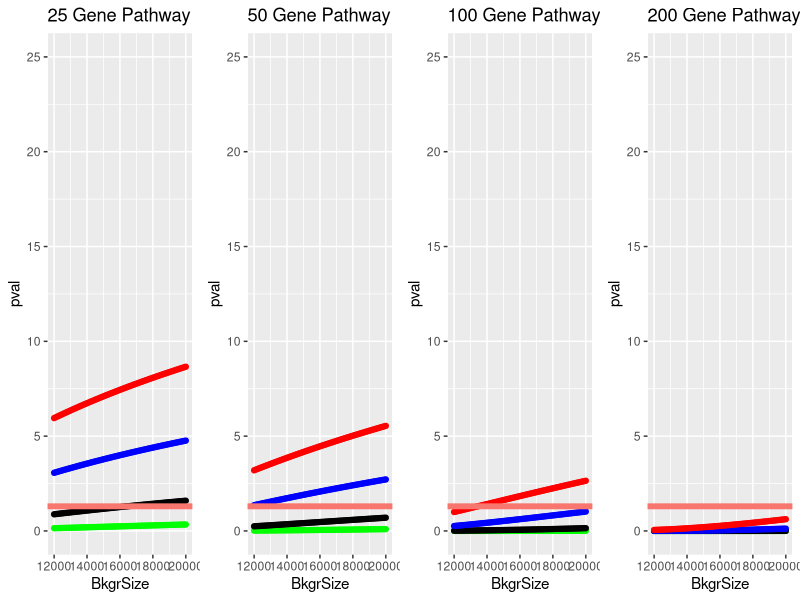
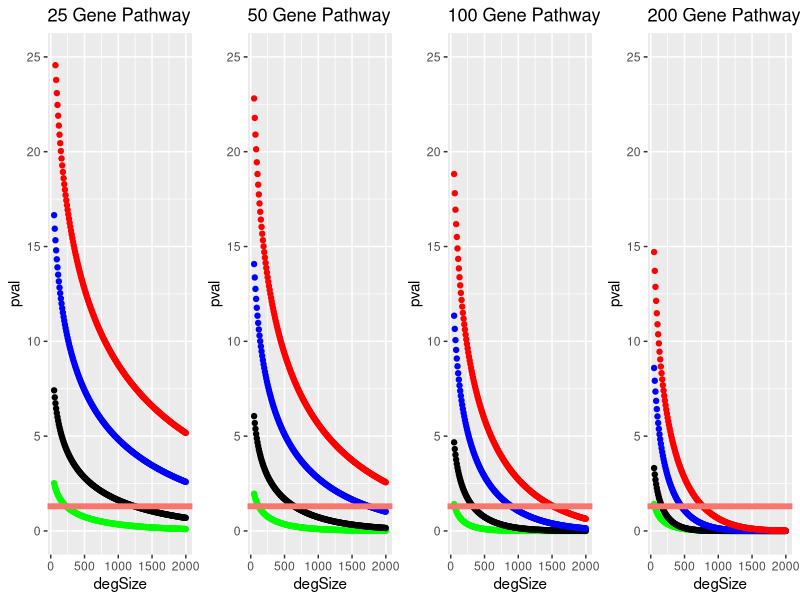

The R source for these figures, in order:
## ---- chunk 1
knitr::opts_chunk$set(echo = TRUE)
## ---- chunk 2
library(ggplot2)
library(tidyverse)
library(ggpubr)
## ---- chunk 3
make.df2 <- function(denomItem){
  a <- data.frame(c(2,degSize),c(pathSize,denomItem))
  x <- fisher.test(a, alternative="greater")
  return(-log(x$p.value,10))
}

make.df5 <- function(denomItem){
  a <- data.frame(c(5,degSize),c(pathSize,denomItem))
  x <- fisher.test(a, alternative="greater")
  return(-log(x$p.value,10))
}

make.df10 <- function(denomItem){
  a <- data.frame(c(10,degSize),c(pathSize,denomItem))
  x <- fisher.test(a, alternative="greater")
  return(-log(x$p.value,10))
}

make.df15 <- function(denomItem){
  a <- data.frame(c(15,degSize),c(pathSize,denomItem))
  x <- fisher.test(a, alternative="greater")
  return(-log(x$p.value,10))
}

make.df25 <- function(denomItem){
  a <- data.frame(c(25,degSize),c(pathSize,denomItem))
  x <- fisher.test(a, alternative="greater")
  return(-log(x$p.value,10))
}

make.df50 <- function(denomItem){
  a <- data.frame(c(50,degSize),c(pathSize,denomItem))
  x <- fisher.test(a, alternative="greater")
  return(-log(x$p.value,10))
}

make.df100 <- function(denomItem){
  a <- data.frame(c(100,degSize),c(pathSize,denomItem))
  x <- fisher.test(a, alternative="greater")
  return(-log(x$p.value,10))
}

make.df200 <- function(denomItem){
  a <- data.frame(c(200,degSize),c(pathSize,denomItem))
  x <- fisher.test(a, alternative="greater")
  return(-log(x$p.value,10))
}

## ---- chunk 4
denom <- seq(from = 12000, to = 20000, by = 100)
degSize <- 1200
###########
pathSize <- 25

x2 <- lapply(denom, make.df2)
x2.Plot <- as.data.frame(cbind(denom,unlist(x2)))
colnames(x2.Plot) <- c("BkgrSize","pval")

x5 <- lapply(denom, make.df5)
x5.Plot <- as.data.frame(cbind(denom,unlist(x5)))
colnames(x5.Plot) <- c("BkgrSize","pval")

x10 <- lapply(denom, make.df10)
x10.Plot <- as.data.frame(cbind(denom,unlist(x10)))
colnames(x10.Plot) <- c("BkgrSize","pval")

x15 <- lapply(denom, make.df15)
x15.Plot <- as.data.frame(cbind(denom,unlist(x15)))
colnames(x15.Plot) <- c("BkgrSize","pval")

pl.25 <- ggplot() + geom_point(data=x2.Plot, aes(x=BkgrSize, y=pval), color="green") + geom_point(data=x5.Plot, aes(x=BkgrSize, y=pval), color="black") + geom_point(data=x10.Plot, aes(x=BkgrSize, y=pval), color="blue") + geom_point(data=x15.Plot, aes(x=BkgrSize, y=pval), color="red") + geom_hline(aes(yintercept=1.3, color = "red"), size=2)  + ylim(0, 25) + ggtitle("25 Gene Pathway")
###########
pathSize <- 50

x2 <- lapply(denom, make.df2)
x2.Plot <- as.data.frame(cbind(denom,unlist(x2)))
colnames(x2.Plot) <- c("BkgrSize","pval")

x5 <- lapply(denom, make.df5)
x5.Plot <- as.data.frame(cbind(denom,unlist(x5)))
colnames(x5.Plot) <- c("BkgrSize","pval")

x10 <- lapply(denom, make.df10)
x10.Plot <- as.data.frame(cbind(denom,unlist(x10)))
colnames(x10.Plot) <- c("BkgrSize","pval")

x15 <- lapply(denom, make.df15)
x15.Plot <- as.data.frame(cbind(denom,unlist(x15)))
colnames(x15.Plot) <- c("BkgrSize","pval")

pl.50 <- ggplot() + geom_point(data=x2.Plot, aes(x=BkgrSize, y=pval), color="green") + geom_point(data=x5.Plot, aes(x=BkgrSize, y=pval), color="black") + geom_point(data=x10.Plot, aes(x=BkgrSize, y=pval), color="blue") + geom_point(data=x15.Plot, aes(x=BkgrSize, y=pval), color="red") + geom_hline(aes(yintercept=1.3, color = "red"), size=2)  + ylim(0, 25) + ggtitle("50 Gene Pathway")
###########
pathSize <- 75

x2 <- lapply(denom, make.df2)
x2.Plot <- as.data.frame(cbind(denom,unlist(x2)))
colnames(x2.Plot) <- c("BkgrSize","pval")

x5 <- lapply(denom, make.df5)
x5.Plot <- as.data.frame(cbind(denom,unlist(x5)))
colnames(x5.Plot) <- c("BkgrSize","pval")

x10 <- lapply(denom, make.df10)
x10.Plot <- as.data.frame(cbind(denom,unlist(x10)))
colnames(x10.Plot) <- c("BkgrSize","pval")

x15 <- lapply(denom, make.df15)
x15.Plot <- as.data.frame(cbind(denom,unlist(x15)))
colnames(x15.Plot) <- c("BkgrSize","pval")

pl.75 <- ggplot() + geom_point(data=x2.Plot, aes(x=BkgrSize, y=pval), color="green") + geom_point(data=x5.Plot, aes(x=BkgrSize, y=pval), color="black") + geom_point(data=x10.Plot, aes(x=BkgrSize, y=pval), color="blue") + geom_point(data=x15.Plot, aes(x=BkgrSize, y=pval), color="red") + geom_hline(aes(yintercept=1.3, color = "red"), size=2)  + ylim(0, 25) + ggtitle("75 Gene Pathway")
###########
pathSize <- 100

x2 <- lapply(denom, make.df2)
x2.Plot <- as.data.frame(cbind(denom,unlist(x2)))
colnames(x2.Plot) <- c("BkgrSize","pval")

x5 <- lapply(denom, make.df5)
x5.Plot <- as.data.frame(cbind(denom,unlist(x5)))
colnames(x5.Plot) <- c("BkgrSize","pval")

x10 <- lapply(denom, make.df10)
x10.Plot <- as.data.frame(cbind(denom,unlist(x10)))
colnames(x10.Plot) <- c("BkgrSize","pval")

x15 <- lapply(denom, make.df15)
x15.Plot <- as.data.frame(cbind(denom,unlist(x15)))
colnames(x15.Plot) <- c("BkgrSize","pval")

pl.100 <- ggplot() + geom_point(data=x2.Plot, aes(x=BkgrSize, y=pval), color="green") + geom_point(data=x5.Plot, aes(x=BkgrSize, y=pval), color="black") + geom_point(data=x10.Plot, aes(x=BkgrSize, y=pval), color="blue") + geom_point(data=x15.Plot, aes(x=BkgrSize, y=pval), color="red") + geom_hline(aes(yintercept=1.3, color = "red"), size=2)  + ylim(0, 25) + ggtitle("100 Gene Pathway")
###########
pathSize <- 200

x2 <- lapply(denom, make.df2)
x2.Plot <- as.data.frame(cbind(denom,unlist(x2)))
colnames(x2.Plot) <- c("BkgrSize","pval")

x5 <- lapply(denom, make.df5)
x5.Plot <- as.data.frame(cbind(denom,unlist(x5)))
colnames(x5.Plot) <- c("BkgrSize","pval")

x10 <- lapply(denom, make.df10)
x10.Plot <- as.data.frame(cbind(denom,unlist(x10)))
colnames(x10.Plot) <- c("BkgrSize","pval")

x15 <- lapply(denom, make.df15)
x15.Plot <- as.data.frame(cbind(denom,unlist(x15)))
colnames(x15.Plot) <- c("BkgrSize","pval")

pl.200 <- ggplot() + geom_point(data=x2.Plot, aes(x=BkgrSize, y=pval), color="green") + geom_point(data=x5.Plot, aes(x=BkgrSize, y=pval), color="black") + geom_point(data=x10.Plot, aes(x=BkgrSize, y=pval), color="blue") + geom_point(data=x15.Plot, aes(x=BkgrSize, y=pval), color="red") + geom_hline(aes(yintercept=1.3, color = "red"), size=2)  + ylim(0, 25) + ggtitle("200 Gene Pathway")
###########
pathSize <- 500

x2 <- lapply(denom, make.df2)
x2.Plot <- as.data.frame(cbind(denom,unlist(x2)))
colnames(x2.Plot) <- c("BkgrSize","pval")

x5 <- lapply(denom, make.df5)
x5.Plot <- as.data.frame(cbind(denom,unlist(x5)))
colnames(x5.Plot) <- c("BkgrSize","pval")

x10 <- lapply(denom, make.df10)
x10.Plot <- as.data.frame(cbind(denom,unlist(x10)))
colnames(x10.Plot) <- c("BkgrSize","pval")

x15 <- lapply(denom, make.df15)
x15.Plot <- as.data.frame(cbind(denom,unlist(x15)))
colnames(x15.Plot) <- c("BkgrSize","pval")

pl.500 <- ggplot() + geom_point(data=x2.Plot, aes(x=BkgrSize, y=pval), color="green") + geom_point(data=x5.Plot, aes(x=BkgrSize, y=pval), color="black") + geom_point(data=x10.Plot, aes(x=BkgrSize, y=pval), color="blue") + geom_point(data=x15.Plot, aes(x=BkgrSize, y=pval), color="red") + geom_hline(aes(yintercept=1.3, color = "red"), size=2)  + ylim(0, 25) + ggtitle("500 Gene Pathway")
## ---- chunk 5
ggarrange(pl.25,pl.50,pl.100,pl.200, legend = FALSE, ncol=4, nrow=1) 
## ---- chunk 6
# < -1 FC
a <- data.frame(c(8,62-8),c(194,20237-194))
a
fisher.test(a, alternative="greater")

b <- data.frame(c(27,268-27),c(194,20237-194))
b
fisher.test(b, alternative="greater")

d.ex1 <- data.frame(c(3,297),c(37,29663))
d.ex1
fisher.test(d.ex1, alternative="greater")

d.ex2 <- data.frame(c(3-1,297),c(37+1,29663))
d.ex2
fisher.test(d.ex2, alternative="greater")
## ---- chunk 7
testDGEs.df <- function(degCount){
  a <- data.frame(c(degsInPath,degCount),c(pathSize,bkground))
  x <- fisher.test(a, alternative="greater")
  return(-log(x$p.value,10))
}

degSize <- seq(from = 50, to = 2000, by = 10)
bkground <- 17000
###########
pathSize <- 25

degsInPath <- 2

degs.2 <- lapply(degSize, testDGEs.df)
degs.2.Plot <- as.data.frame(cbind(degSize,unlist(degs.2)))
colnames(degs.2.Plot) <- c("degSize","pval")

degsInPath <- 5

degs.5 <- lapply(degSize, testDGEs.df)
degs.5.Plot <- as.data.frame(cbind(degSize,unlist(degs.5)))
colnames(degs.5.Plot) <- c("degSize","pval")

degsInPath <- 10

degs.10 <- lapply(degSize, testDGEs.df)
degs.10.Plot <- as.data.frame(cbind(degSize,unlist(degs.10)))
colnames(degs.10.Plot) <- c("degSize","pval")

degsInPath <- 15

degs.15 <- lapply(degSize, testDGEs.df)
degs.15.Plot <- as.data.frame(cbind(degSize,unlist(degs.15)))
colnames(degs.15.Plot) <- c("degSize","pval")

pl.25path <- ggplot() + geom_point(data=degs.2.Plot, aes(x=degSize, y=pval), color="green") + geom_point(data=degs.5.Plot, aes(x=degSize, y=pval), color="black") + geom_point(data=degs.10.Plot, aes(x=degSize, y=pval), color="blue") + geom_point(data=degs.15.Plot, aes(x=degSize, y=pval), color="red") + geom_hline(aes(yintercept=1.3, color = "red"), size=2) + ylim(0, 25) + ggtitle("25 Gene Pathway")

###########
pathSize <- 50

degsInPath <- 2

degs.2 <- lapply(degSize, testDGEs.df)
degs.2.Plot <- as.data.frame(cbind(degSize,unlist(degs.2)))
colnames(degs.2.Plot) <- c("degSize","pval")

degsInPath <- 5

degs.5 <- lapply(degSize, testDGEs.df)
degs.5.Plot <- as.data.frame(cbind(degSize,unlist(degs.5)))
colnames(degs.5.Plot) <- c("degSize","pval")

degsInPath <- 10

degs.10 <- lapply(degSize, testDGEs.df)
degs.10.Plot <- as.data.frame(cbind(degSize,unlist(degs.10)))
colnames(degs.10.Plot) <- c("degSize","pval")

degsInPath <- 15

degs.15 <- lapply(degSize, testDGEs.df)
degs.15.Plot <- as.data.frame(cbind(degSize,unlist(degs.15)))
colnames(degs.15.Plot) <- c("degSize","pval")

pl.50path <- ggplot() + geom_point(data=degs.2.Plot, aes(x=degSize, y=pval), color="green") + geom_point(data=degs.5.Plot, aes(x=degSize, y=pval), color="black") + geom_point(data=degs.10.Plot, aes(x=degSize, y=pval), color="blue") + geom_point(data=degs.15.Plot, aes(x=degSize, y=pval), color="red") + geom_hline(aes(yintercept=1.3, color = "red"), size=2) + ylim(0, 25) + ggtitle("50 Gene Pathway")
###########
pathSize <- 100

degsInPath <- 2

degs.2 <- lapply(degSize, testDGEs.df)
degs.2.Plot <- as.data.frame(cbind(degSize,unlist(degs.2)))
colnames(degs.2.Plot) <- c("degSize","pval")

degsInPath <- 5

degs.5 <- lapply(degSize, testDGEs.df)
degs.5.Plot <- as.data.frame(cbind(degSize,unlist(degs.5)))
colnames(degs.5.Plot) <- c("degSize","pval")

degsInPath <- 10

degs.10 <- lapply(degSize, testDGEs.df)
degs.10.Plot <- as.data.frame(cbind(degSize,unlist(degs.10)))
colnames(degs.10.Plot) <- c("degSize","pval")

degsInPath <- 15

degs.15 <- lapply(degSize, testDGEs.df)
degs.15.Plot <- as.data.frame(cbind(degSize,unlist(degs.15)))
colnames(degs.15.Plot) <- c("degSize","pval")

pl.100path <- ggplot() + geom_point(data=degs.2.Plot, aes(x=degSize, y=pval), color="green") + geom_point(data=degs.5.Plot, aes(x=degSize, y=pval), color="black") + geom_point(data=degs.10.Plot, aes(x=degSize, y=pval), color="blue") + geom_point(data=degs.15.Plot, aes(x=degSize, y=pval), color="red") + geom_hline(aes(yintercept=1.3, color = "red"), size=2) + ylim(0, 25) + ggtitle("100 Gene Pathway")
###########
pathSize <- 200

degsInPath <- 2

degs.2 <- lapply(degSize, testDGEs.df)
degs2.Plot <- as.data.frame(cbind(degSize,unlist(degs.2)))
colnames(degs.2.Plot) <- c("degSize","pval")

degsInPath <- 5

degs.5 <- lapply(degSize, testDGEs.df)
degs.5.Plot <- as.data.frame(cbind(degSize,unlist(degs.5)))
colnames(degs.5.Plot) <- c("degSize","pval")

degsInPath <- 10

degs.10 <- lapply(degSize, testDGEs.df)
degs.10.Plot <- as.data.frame(cbind(degSize,unlist(degs.10)))
colnames(degs.10.Plot) <- c("degSize","pval")

degsInPath <- 15

degs.15 <- lapply(degSize, testDGEs.df)
degs.15.Plot <- as.data.frame(cbind(degSize,unlist(degs.15)))
colnames(degs.15.Plot) <- c("degSize","pval")

pl.200path <- ggplot() + geom_point(data=degs.2.Plot, aes(x=degSize, y=pval), color="green") + geom_point(data=degs.5.Plot, aes(x=degSize, y=pval), color="black") + geom_point(data=degs.10.Plot, aes(x=degSize, y=pval), color="blue") + geom_point(data=degs.15.Plot, aes(x=degSize, y=pval), color="red") + geom_hline(aes(yintercept=1.3, color = "red"), size=2) + ylim(0, 25) + ggtitle("200 Gene Pathway")
## ---- chunk 8
ggarrange(pl.25path, pl.50path, pl.100path,pl.200path, legend = FALSE, ncol=4, nrow=1) 
